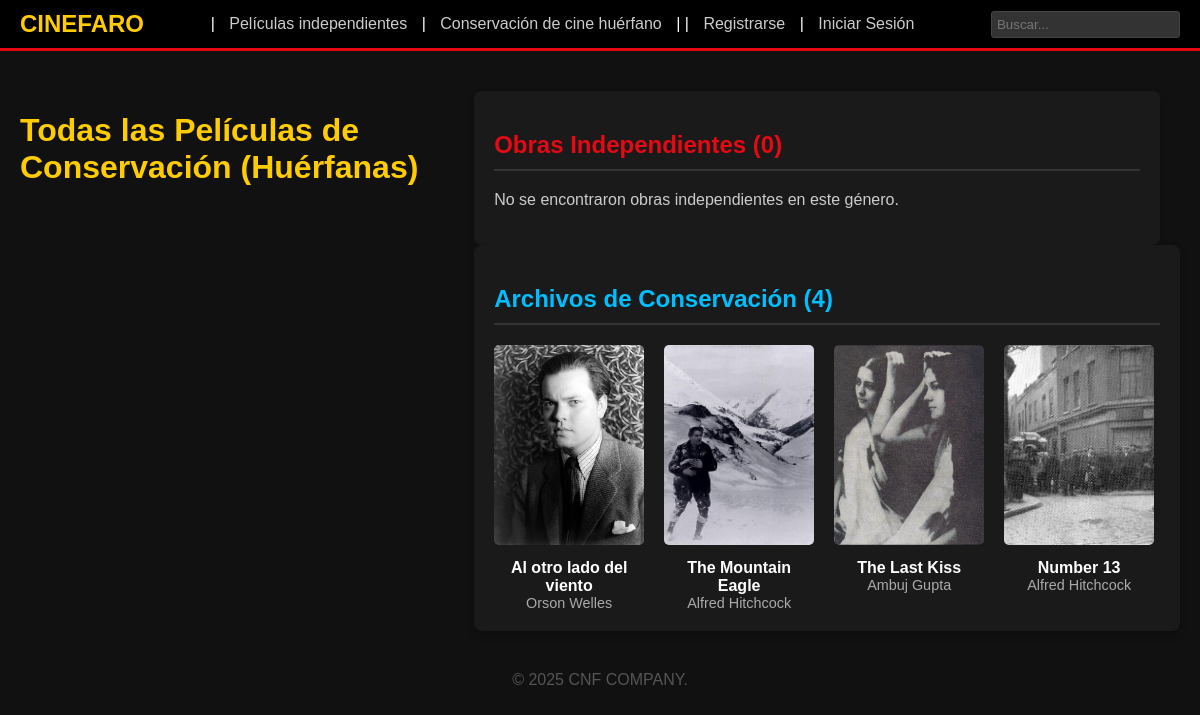
The app's page /conservacion/listado/ with its own data.
### app_conservacion/models.py (models this page shows, shortened)
class PeliculaHuerfana(models.Model):
    titulo = models.CharField(max_length=250)
    nombre_autor = models.CharField(
        max_length=100,
        blank=True,
        null=True,
        default='Desconocido',
        verbose_name='Autor/Director conocido'
    )
    anio_estimado = models.IntegerField(blank=True, null=True, verbose_name='Año Estimado')
    categorias = models.ManyToManyField(Categoria, related_name='peliculas_huerfanas')
    descripcion = models.TextField(blank=True, null=True) # Sinopsis, a menudo desconocida
    url_video = models.URLField(max_length=500, blank=True, null=True) # Si existe una digitalización
    imagen_portada = models.ImageField(upload_to='portadas/huerfanas/', default='portadas/default_huerfana.jpg')
    fecha_ingreso = models.DateTimeField(auto_now_add=True)
    class Meta:
        ordering = ['-fecha_ingreso']

### app_conservacion/views.py (the view)
# urls.py: path('listado/', views.listado_huerfanas, name='listado_huerfanas'),
def listado_huerfanas(request):
    peliculas = PeliculaHuerfana.objects.all().order_by('-fecha_ingreso')
    context = {
        'obras_independientes': [], # Enviamos una lista vacía
        'peliculas_huerfanas': peliculas, # Usamos el QuerySet de huérfanas
        'filtro_activo': 'Todas las Películas de Conservación (Huérfanas)',
    }
    return render(request, 'lista_obras.html', context)

### templates/lista_obras.html (shortened to what this page needs)
{% extends "base.html" %}
{% load static %}
{% block content %}
    <h1 style="color: #ffcc00; text-align: left; margin-bottom: 30px;">{{ filtro_activo }}</h1>
    <div style="display: flex; justify-content: space-around; width: 100%; flex-wrap: wrap;">
        <div style="flex: 1; min-width: 45%; margin-right: 20px; background-color: #1a1a1a; padding: 20px; border-radius: 8px; box-shadow: 0 4px 8px rgba(0,0,0,0.2);">
            <h2 style="color: #E50914; border-bottom: 2px solid #333; padding-bottom: 10px; margin-bottom: 20px;">
                Obras Independientes ({{ obras_independientes|length }})
            </h2>
            {% if obras_independientes %}
                <div style="display: flex; flex-wrap: wrap; gap: 20px;">
                    {% for obra in obras_independientes %}
                        <div style="width: 150px; text-align: center;">
                            <a href="{% url 'app_creadores:detalle_obra' obra_id=obra.pk %}" style="text-decoration: none; color: inherit;">
                                <img src="{{ obra.imagen_portada.url }}" alt="{{ obra.titulo }}"
                                     style="width: 100%; height: 200px; object-fit: cover; border-radius: 5px; margin-bottom: 10px;">
                                <p style="color: #fff; font-weight: bold; margin: 0;">{{ obra.titulo }}</p>
                                <p style="color: #aaa; font-size: 0.9em; margin: 0;">{{ obra.nombre_autor }}</p>
                            </a>
                        </div>
                    {% endfor %}
                </div>
            {% else %}
                <p style="color: #ccc;">No se encontraron obras independientes en este género.</p>
            {% endif %}
        </div>
        <div style="flex: 1; min-width: 45%; background-color: #1a1a1a; padding: 20px; border-radius: 8px; box-shadow: 0 4px 8px rgba(0,0,0,0.2);">
            <h2 style="color: #00BFFF; border-bottom: 2px solid #333; padding-bottom: 10px; margin-bottom: 20px;">
                Archivos de Conservación ({{ peliculas_huerfanas|length }})
            </h2>
            {% if peliculas_huerfanas %}
                <div style="display: flex; flex-wrap: wrap; gap: 20px;">
                    {% for pelicula in peliculas_huerfanas %}
                        <div style="width: 150px; text-align: center;">
                            <a href="{% url 'app_conservacion:detalle_huerfana' pk=pelicula.pk %}" style="text-decoration: none; color: inherit;">
                                <img src="{{ pelicula.imagen_portada.url }}" alt="{{ pelicula.titulo }}"
                                     style="width: 100%; height: 200px; object-fit: cover; border-radius: 5px; margin-bottom: 10px;">
                                <p style="color: #fff; font-weight: bold; margin: 0;">{{ pelicula.titulo }}</p>
                                <p style="color: #aaa; font-size: 0.9em; margin: 0;">{{ pelicula.nombre_autor|default:"Desconocido" }}</p>
                            </a>
                        </div>
                    {% endfor %}
                </div>
            {% else %}
                <p style="color: #ccc;">No se encontraron películas huérfanas en este género.</p>
            {% endif %}
        </div>
    </div>
{% endblock content %}

### templates/base.html (shortened to what this page needs)
{% load static %}
<!DOCTYPE html>
<html lang="es">
<head>
    <link rel="stylesheet" href="{% static 'css/styles.css' %}">
</head>
<body>
    <div class="header-nav">
        <div class="logo"><a href="{% url 'home' %}">CINEFARO</a></div>
        <nav>
            |
            <a href="{% url 'app_creadores:listado_independientes' %}">Películas independientes</a>
            |
            <a href="{% url 'app_conservacion:listado_huerfanas' %}">Conservación de cine huérfano</a>
            |
            {% if user.is_authenticated %}
                | <a href="{% url 'app_creadores:subir_obra' %}" style="color: #ffcc00; font-weight: bold;">Subir Obra</a>
                <form method="post" action="{% url 'logout' %}" style="display: inline;">
                    {% csrf_token %}
                    <button type="submit" style="background: none; border: none; color: white; cursor: pointer; padding: 0; margin-left: 10px;">
                        Cerrar Sesión
                    </button>
                </form>
            {% else %}
                | <a href="{% url 'registro' %}">Registrarse</a>
                | <a href="{% url 'login' %}">Iniciar Sesión</a>
            {% endif %}
        </nav>
        <form action="{% url 'busqueda_global' %}" method="get" style="display: inline-block;">
            <input type="search" name="q" placeholder="Buscar..." value="{{ request.GET.q|default:'' }}">
        </form>
    </div>
    <div class="messages-container" style="padding: 10px 20px;">
    </div>
    <div class="main-content">
        {% block content %}
        {% endblock content %}
    </div>
    <footer style="text-align: center; padding: 20px; color: #555;">
        &copy; 2025 CNF COMPANY.
    </footer>
</body>
</html>

### static/css/styles.css (style rules this page uses)
body { background-color: #111; color: #ccc; font-family: Arial, sans-serif; margin: 0; padding: 0; }
.header-nav { background-color: #000; color: #fff; padding: 10px 20px; display: flex; justify-content: space-between; align-items: center; border-bottom: 3px solid #E50914; }
.logo a { color: #ffcc00; font-size: 24px; font-weight: bold; text-decoration: none; }
.header-nav nav a { color: #ccc; text-decoration: none; margin: 0 10px; }
.header-nav input[type="search"] { padding: 5px; border-radius: 3px; border: 1px solid #444; background-color: #333; color: #fff; }
.main-content { display: flex; padding: 20px; max-width: 1400px; margin: 0 auto; }

### records on screen
PeliculaHuerfana: imagen_portada (picture), titulo "Al otro lado del viento", nombre_autor "Orson Welles"
PeliculaHuerfana: imagen_portada (picture), titulo "The Mountain Eagle", nombre_autor "Alfred Hitchcock"
PeliculaHuerfana: imagen_portada (picture), titulo "The Last Kiss", nombre_autor "Ambuj Gupta"
PeliculaHuerfana: imagen_portada (picture), titulo "Number 13", nombre_autor "Alfred Hitchcock"

### other values on screen
{{ filtro_activo }} "Todas las Películas de Conservación (Huérfanas)"
{{ obras_independientes|length }} "0"
{{ peliculas_huerfanas|length }} "4"
